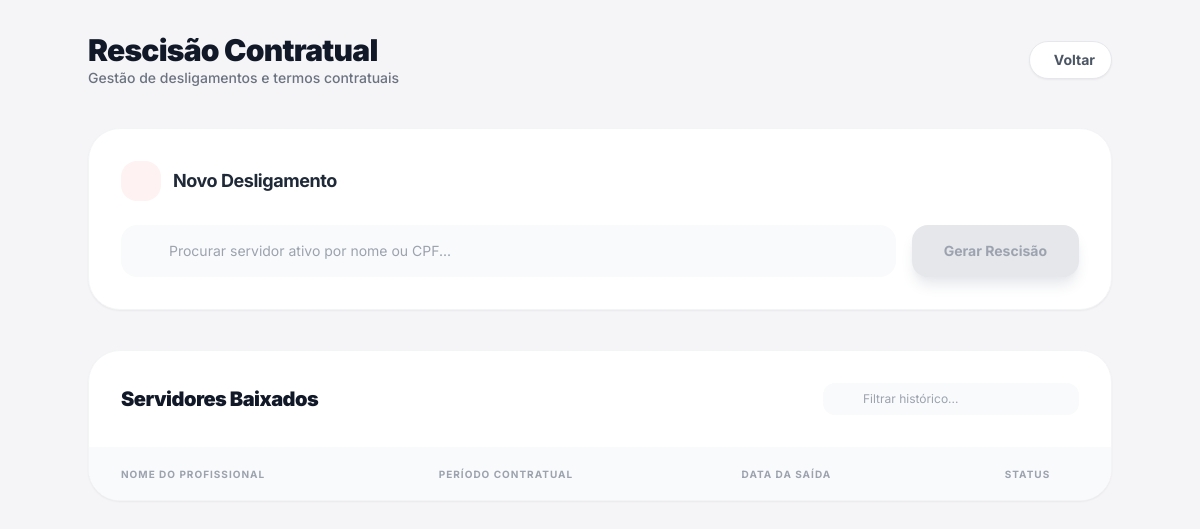
The page /recisoes (signed in) on the database as committed earlier.
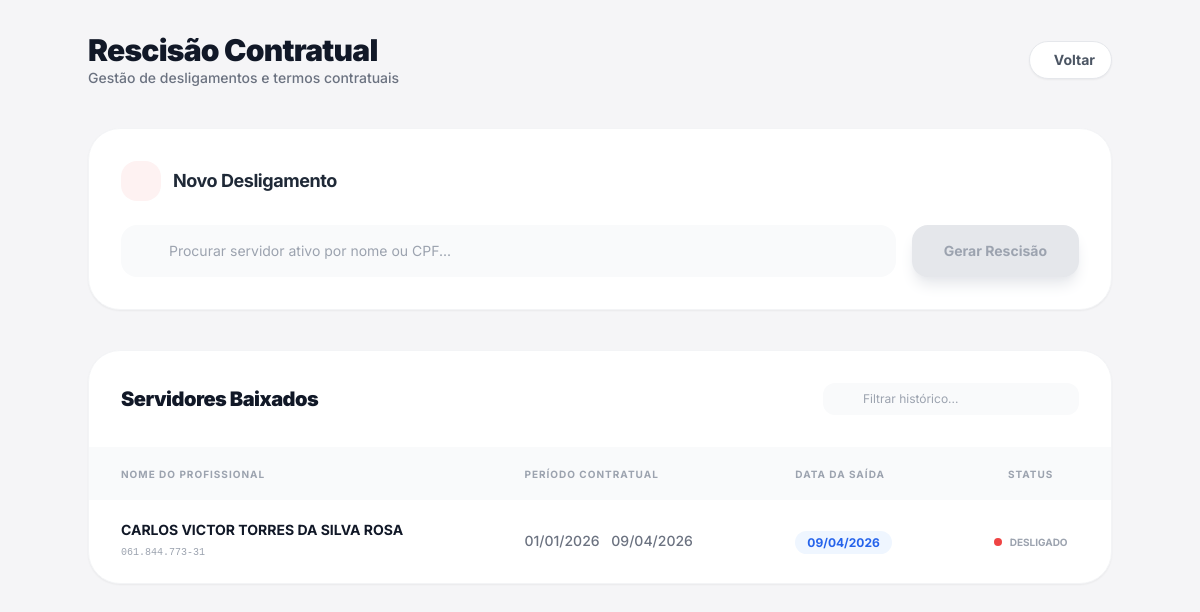
The same page on the database as committed later.
### app.py (models this page shows)
class RescisaoHistorico(db.Model):
    id = db.Column(db.Integer, primary_key=True)
    nome = db.Column(db.String(150), nullable=False)
    cpf = db.Column(db.String(14))
    funcao = db.Column(db.String(100))
    data_inicio = db.Column(db.Date)
    data_saida = db.Column(db.Date)
    data_geracao = db.Column(db.DateTime, default=datetime.utcnow)

### app.py (the view)
@app.route('/recisoes')
@login_required
def pagina_recisoes():
    ativos = Funcionario.query.order_by(Funcionario.nome).all()
    historico = RescisaoHistorico.query.order_by(RescisaoHistorico.data_geracao.desc()).all()
    return render_template('recisao_painel.html', ativos=ativos, historico=historico)

### app.py (called while the page is built)
@login_manager.user_loader
def load_user(user_id):
    return User.query.get(int(user_id))

@app.context_processor
def inject_global_data():
    data = {'pending_count': 0, 'notifications': []}
    if current_user.is_authenticated:
        if current_user.role == 'admin' or getattr(current_user, 'is_admin', False):
            try:
                data['pending_count'] = Funcionario.query.filter_by(validado=False).count()
            except:
                pass
        try:
            data['notifications'] = LogAuditoria.query.order_by(LogAuditoria.data_hora.desc()).limit(5).all()
        except:
            pass
    return data

### templates/recisao_painel.html (shortened to what the changed rows need)
<!DOCTYPE html>
<html lang="pt-BR">
<head>
    <script src="https://cdn.tailwindcss.com"></script>
</head>
<body class="p-4 md:p-8">
    <div class="max-w-5xl mx-auto">
        <div class="flex justify-between items-center mb-10 fade-in" style="animation-delay: 0.1s;">
            <div>
                <h1 class="text-3xl font-black tracking-tight text-gray-900">Rescisão Contratual</h1>
            </div>
        </div>
        <div class="bg-white p-8 rounded-[32px] shadow-sm border border-gray-100 mb-10 fade-in" style="animation-delay: 0.2s;">
            <div class="flex items-center gap-3 mb-6">
                <h2 class="text-lg font-bold text-gray-800 tracking-tight">Novo Desligamento</h2>
            </div>
        </div>
        <div class="bg-white rounded-[32px] shadow-sm border border-gray-100 overflow-hidden fade-in" style="animation-delay: 0.3s;">
            <div class="overflow-x-auto">
                <table class="w-full text-left text-sm" id="tabelaBaixados">
                    <thead class="bg-gray-50 text-gray-400 uppercase text-[10px] font-black tracking-widest">
                        <tr>
                            <th class="px-8 py-4">Nome do Profissional</th>
                            <th class="px-8 py-4">Período Contratual</th>
                            <th class="px-8 py-4">Data da Saída</th>
                            <th class="px-8 py-4 text-center">Status</th>
                        </tr>
                    </thead>
                    <tbody class="divide-y divide-gray-50">
                        {% for h in historico %}
                        <tr class="linha-historico hover:bg-gray-50/50 transition-colors">
                            <td class="px-8 py-5">
                                <span class="block font-bold text-gray-900 uppercase">{{ h.nome }}</span>
                                <span class="text-[10px] text-gray-400 font-mono">{{ h.cpf }}</span>
                            </td>
                            <td class="px-8 py-5 text-gray-500 font-medium">
                                {{ h.data_inicio.strftime('%d/%m/%Y') }}  {{ h.data_saida.strftime('%d/%m/%Y') }}
                            </td>
                            <td class="px-8 py-5">
                                <span class="px-3 py-1 bg-blue-50 text-blue-600 rounded-full text-xs font-bold">{{ h.data_saida.strftime('%d/%m/%Y') }}</span>
                            </td>
                            <td class="px-8 py-5 text-center">
                                <span class="w-2 h-2 bg-red-500 rounded-full inline-block animate-pulse"></span>
                                <span class="text-[10px] font-bold text-gray-400 uppercase ml-1">Desligado</span>
                            </td>
                        </tr>
                        {% endfor %}
                    </tbody>
                </table>
            </div>
        </div>
    </div>
</body>
</html>

Rows that differ between the two databases and show on the page:
added RescisaoHistorico: nome "CARLOS VICTOR TORRES DA SILVA ROSA", cpf "061.844.773-31", data_inicio "01/01/2026", data_saida "09/04/2026"
